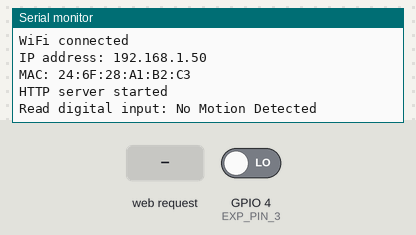
Simulated run of this sketch. Board: ESP8266 (NodeMCU). Shown: the last lines printed to the serial monitor. The test bench sets the inputs (shaded band); at power-on: GPIO 4 (EXP_PIN_3) LOW. WiFi joins after 1.5 s; servers stay silent unless stated.

Above: at 2.7 s.
2.8 s: GPIO 4 (EXP_PIN_3) driven HIGH
At 4.1 s:
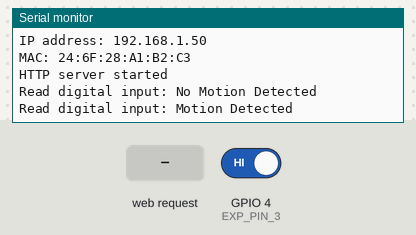
6.0 s: HTTP request GET / received
At 6.4 s:
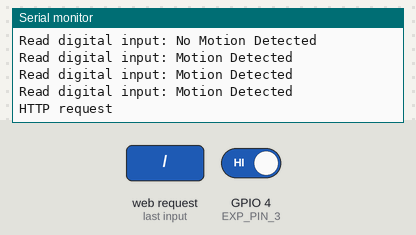

The sketch:

PIR_Status.ino
```cpp
/*------------PIN DECLARATION FOR ESP8266 I/O EXPANSION SHIELD------------
        I/O         ORIGINAL
        Expansion     PIN
        Shield      ESP8266
  --------------------------------------------------------------------------*/
#define EXP_PIN_2     0
#define EXP_PIN_3     4 //PIR PIN
#define EXP_PIN_4     5
#define EXP_PIN_5     12
#define EXP_PIN_6     13
#define EXP_PIN_7     15
#define EXP_PIN_ADC   A0
/*------------PIN DECLARATION FOR ESP8266 I/O EXPANSION SHIELD------------*/


#include <ESP8266WiFi.h>
#include <ESP8266WebServer.h>
#include "user_interface.h" // Needed for timer

// Define time function for periodic read in of digital input
os_timer_t myTimer;
#define TIMER_UPDATE 1000

// Bolean variable for digital input reads
bool inp = 0;
String data;

// WiFi parameter
const char* ssid     = "LEARN_WIFI";
const char* password = "learnmore";

// Webserver parameter
ESP8266WebServer server(80);
String webpage_head, webpage_trail;

// Setup routine
void setup() {

  pinMode(EXP_PIN_3, INPUT); // Configure pin EXP_PIN_3 as input
  Serial.begin(9600);        // Configure serial port
  delay(10);
  connect_wifi();            // Connect to WiFi
  start_httpd();             // Start webserver

  // Configure timer for refresh
  os_timer_setfn(&myTimer, timerCallback, NULL);
  os_timer_arm(&myTimer, TIMER_UPDATE, true);
}

// the loop function runs over and over again forever
void loop() {
  server.handleClient();
}

// Timer-controlled read in of digital input
void timerCallback(void *pArg) { //fungsi pembacaan pin pir
  inp = digitalRead(EXP_PIN_3);
  if (inp == 1) {
    data = "Motion Detected";
    Serial.print("Read digital input: ");
    Serial.println(data);
  } else {
    data = "No Motion Detected";
    Serial.print("Read digital input: ");
    Serial.println(data);
  }

}

// Conecting to WiFi network
void connect_wifi() {
  Serial.println();
  Serial.println();
  Serial.println();
  Serial.print("Connecting to ");
  Serial.print(ssid);
  Serial.print(" ");

  WiFi.mode(WIFI_STA); // Explicitly set the ESP8266 to be a WiFi-client
  WiFi.begin(ssid, password);

  while (WiFi.status() != WL_CONNECTED) {
    delay(500);
    Serial.print(".");
  }
  Serial.println();
  Serial.println("WiFi connected");
  Serial.print("IP address: ");
  Serial.println(WiFi.localIP());
  Serial.print("MAC: ");
  Serial.println(WiFi.macAddress());
  Serial.println();
}
// Setup the webserver
void start_httpd() {
  webpage_head += "<html><head>";
  webpage_head += "<title>ESP8266 Webserver </title>";
  webpage_head += "<meta http-equiv=\"refresh\" content=\"5\" >";
  webpage_head += "</head><body>";
  webpage_head += "<h1>ESP8266 Webserver</h1>";
  webpage_head += "<p>Welcome to the website of ESP8266!</p>";
  webpage_head += "<p>PIR Sensor Status: ";

  webpage_trail += "</p>";
  webpage_trail += "</body></html>";

  server.on("/", []() {
    Serial.println("HTTP request");
    server.send(200, "text/html", webpage_head + data + webpage_trail);
  });
  server.begin();
  Serial.println("HTTP server started");
}
```

Measured:
- after the input at 2.8 s, the serial monitor: prints a new line after 0.74 s (image 1)
- after the input at 6.0 s, the serial monitor: prints a new line at once (image 2)
